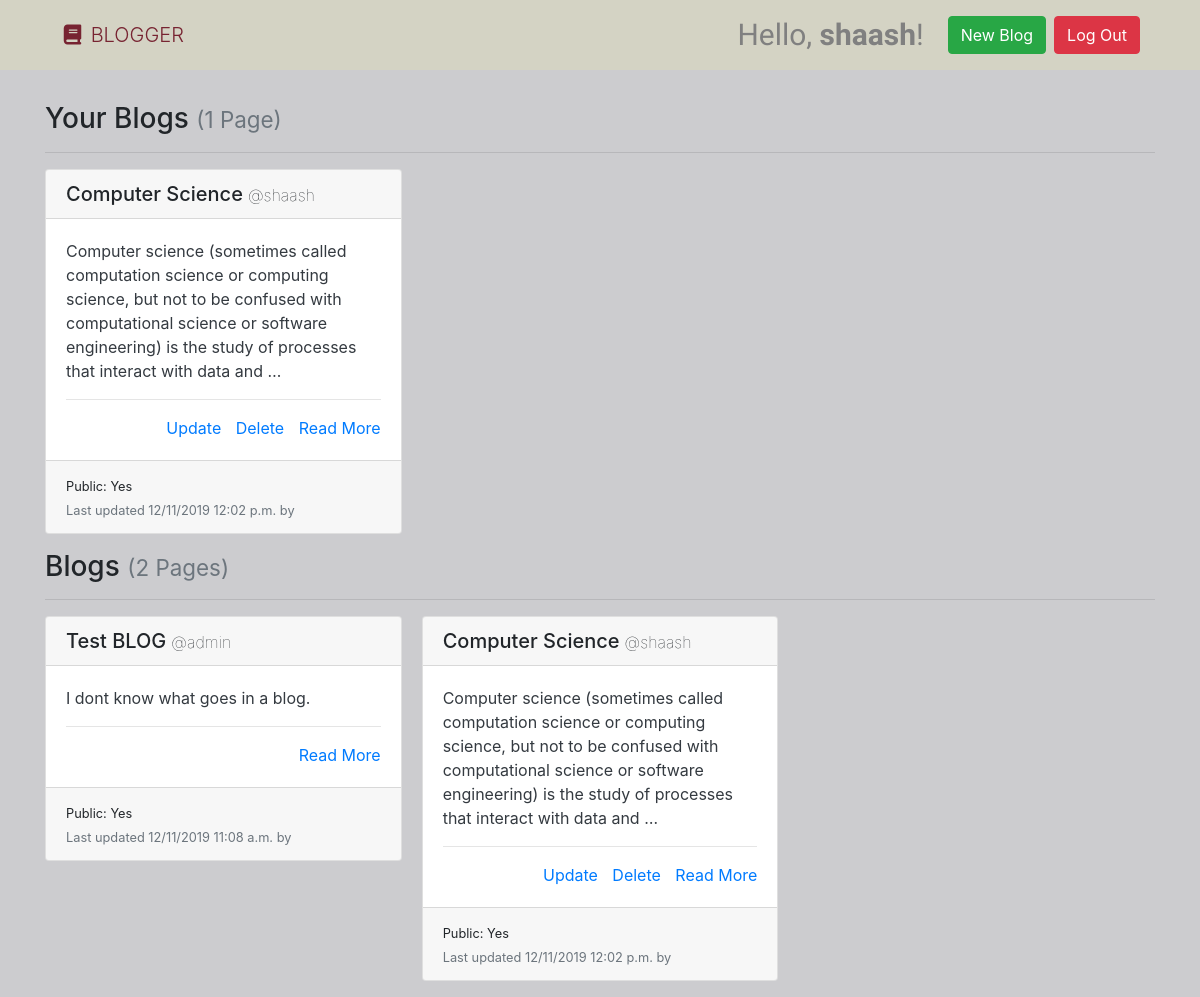
Screenshot of / (signed in) with the database file from the repository.
### blogs/models.py (models this page shows, shortened)
class Page(models.Model):
    title = models.CharField(max_length=settings.BLOG_PAGE_TITLE_MAX_LENGTH, unique=True,
                             )
    author = models.ForeignKey(User, on_delete=models.PROTECT,
                               help_text="The user that posted this article.") # this User is a object of class User that django has
    slug = models.CharField(max_length=settings.BLOG_PAGE_TITLE_MAX_LENGTH, blank=True, editable=False,
                            help_text="Unique URL path to access this page. Generated by the system.")
    content = models.TextField(
        )
    created = models.DateTimeField(auto_now_add=True,
                                   help_text="The date and time this page was created. Automatically generated when the model saves.")
    modified = models.DateTimeField(auto_now=True,
                                    help_text="The date and time this page was updated. Automatically generated when the model updates.")
    is_public = models.BooleanField(default=True)

### blogs/views.py (the view)
# urls.py: path('', PageListView.as_view(), name='blog-list-page'),
class PageListView(ListView):
    model = Page
    def get(self, request):
        user_pages = None
        if self.request.user.is_authenticated:
          user_pages = Page.objects.filter(author=request.user)
        all_pages = Page.objects.filter(is_public=True)
        return render(request, 'list.html', {
          'user_pages': user_pages,
          'all_pages': all_pages
        })

### blogs/templates/list.html
{% extends "base.html" %}
{% load static %}
{% block title %}
  <link rel='stylesheet' href="/static/list.css">
{% endblock %}
{% block content %}
  {% if user.is_authenticated %}
    <h3>Your Blogs {% if user_pages %}<small class="text-muted">({{ user_pages|length }} Page{{ user_pages|length|pluralize:"s" }})</small>{% endif %}</h3>
    <hr>
    {% if user_pages %}
      <div class="card-columns">
        {% for page in user_pages %}
          {% include "partials/card.html" %}
        {% endfor %}
      </div>
    {% else %}
      <div class="alert alert-primary" role="alert">No pages to display.</div>
    {% endif %}
  {% endif %}
  <h3>Blogs {% if all_pages %}<small class="text-muted">({{ all_pages|length }} Page{{ all_pages|length|pluralize:"s" }})</small>{% endif %}</h3>
  <hr>
  {% if all_pages %}
    <div class="card-columns">
      {% for page in all_pages %}
        {% if page.is_public is True %}
          {% include "partials/card.html" %}
        {% endif %}
      {% endfor %}
    </div>
  {% else %}
    <div class="alert alert-primary" role="alert">No pages to display.</div>
  {% endif %}
{% endblock %}

### templates/base.html (shortened to what this page needs)
<!doctype html>
{% load static %}
<html lang="en">
  <head>
    <link rel="stylesheet" href="https://stackpath.bootstrapcdn.com/bootstrap/4.3.1/css/bootstrap.min.css"
>
    <link rel="stylesheet" href="{% static '/base.css' %}">
    {% block title %}{% endblock %}
  </head>
  <body>
    <nav class="navbar navbar-expand-md ">
      <a class="navbar-brand" href="{% url 'blog-list-page' %}"><i class="fas fa-fw fa-book"></i> BLOGGER</a>
      <form class="form-inline ml-auto">
        {% if user.is_authenticated %}
          <div class="greet">Hello, <strong>{{ request.user }}</strong>!</div>
          <a href="{% url 'submit-blog' %}" class="btn btn-success ml-4">New Blog</a>
          <a href="{% url 'logout' %}" class="btn btn-danger ml-2">Log Out</a>
        {% else %}
          <a href="{% url 'login' %}" class="btn btn-secondary ml-2">Log In</a>
          <a href="{% url 'accounts-signup' %}" class="btn btn-primary ml-2">Sign Up</a>
        {% endif %}
      </form>
    </nav>
    <main role="main" class="container" style="margin-top: 4vh;">
      {% block content %}{% endblock %}
    </main>
  </body>

### blogs/templates/partials/card.html
{% load static %}
<div class="card mb-3">
  <h5 class="card-header ">{{ page.title }}<small style="margin-left:5px; font-weight:100;">@{{ page.author.username }}</small></h5>
  <div class="card-body border-dark">
    <p class="card-text text-dark">
      {{ page.content|truncatewords_html:30 }}
      <hr>
      <div class="text-right">
        {% if page.author == user %}
        <a href="{% url 'blog-update-page' page.slug %}" style="margin-right:10px;">Update</a>
        <a href="{% url 'blog-delete-page' page.slug %}" style="margin-right:10px;">Delete</a>
        {% endif %}
        <a href="{% url 'blog-details-page' page.slug %}" title="Read More">Read More</a>
      </div>
  </div>
  <div class="card-footer">
    <small>Public: {% if page.is_public %}Yes {% else %} No {% endif %}</small>
    <br>
    <small class="text-muted">Last updated {{ page.modified|date:"SHORT_DATETIME_FORMAT" }} by</small>
  </div>
</div>

### static/base.css (style rules this page uses)
.navbar { background-color: rgb(212, 211, 196); height: 70px; padding: 0 5%; }
.navbar-brand { color:rgb(119, 35, 49); font-weight: 300; }
.greet { color: gray; font-family: 'Sofia'; font-size: 3vmin; }
body { background-color: rgb(204, 204, 207); padding: 0; margin: 0; }

### rows the page displays
Page: title "Computer Science", author.username "shaash", content "Computer science (sometimes called computation science or computing science, but not to be confused with computational science or software engineering) is the study of processes that interact with data and …", shows "Update", is_public "Yes", modified "12/11/2019 12:02 p.m."
Page: title "Test BLOG", author.username "admin", content "I dont know what goes in a blog.", is_public "Yes", modified "12/11/2019 11:08 a.m."

### other values shown
{{ request.user }} "shaash"
{{ user_pages|length }} "1"
{{ all_pages|length }} "2"
